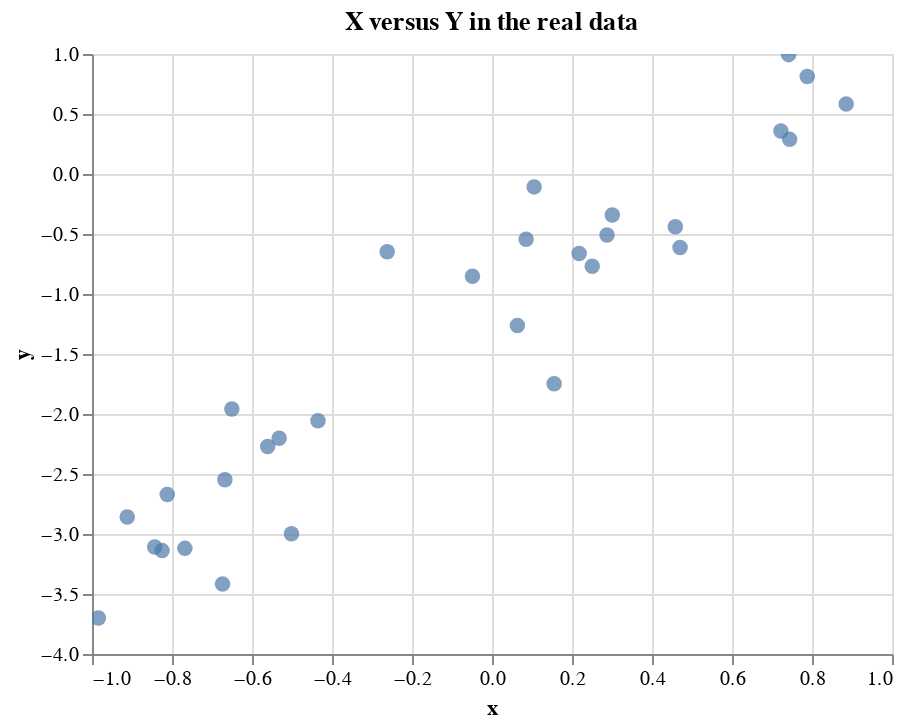

The cell this chart's notebook holds for it:
### Markdown cell above
## Motivating example
Throughout the post we will use a motivating problem to show what we mean.
Assume we have collected $N$ data points $(x_n, y_n), n\le N$ where $x_n \in R^2$ is a two dimensional vector, and $y_n \in R^1$ is a one dimensional response.
We generate the data using a very simple "neural net":
$$y_n = \beta_0 + \beta x_n + N(0,\sigma)$$

where $\beta_0$, $\beta$ and $\sigma$ are the parameters of the model. 
We will collect all three parameters in the parameter $\theta := \{ \beta_0, \beta, \sigma \}$ just to make it easier to write.

We can see that given both the input data $x_n$ and the parameters $\theta$ y_n is actually normally distributed.
That is what we call the likelihood function:

$$ P(D|\theta) = \prod_{n=1}^N P(y_n | \theta, x_n) = \prod_{n=1}^N N(\beta_0 + \beta x_n ,\sigma)$$

Let us generate a dataset with $\beta_0 = -1$, $\beta = 2.0$ and $\sigma = 0.1$:

### Code cell
N = 30
beta0 = torch.tensor([-1.0])
beta_true = torch.tensor([2.0])
sigma_true = torch.tensor([0.5])

X = dist.Uniform(-1,1).sample((N,))
Y = beta0 + X *beta_true + sigma_true*torch.normal(0,1, (N,))
data = {'x' : X,'y' : Y}

(
    alt.Chart(pd.DataFrame(data)).mark_circle(size=60)
    .encode(
        x='x',
        y='y')
    .properties(title="X versus Y in the real data")
    .interactive()
)

### Figure 1 — Vega-Lite specification as saved in the notebook (floating-point values rounded to 4 significant figures)
{"config": {"view": {"continuousWidth": 400, "continuousHeight": 300}}, "data": {"name": "data-e47422c869af525c5f1721cea6b0bb88"}, "mark": {"type": "circle", "size": 60}, "encoding": {"x": {"type": "quantitative", "field": "x"}, "y": {"type": "quantitative", "field": "y"}}, "selection": {"selector001": {"type": "interval", "bind": "scales", "encodings": ["x", "y"]}}, "title": "X versus Y in the real data", "$schema": "https://vega.github.io/schema/vega-lite/v4.8.1.json", "datasets": {"data-e47422c869af525c5f1721cea6b0bb88": [{"x": -0.8119, "y": -2.672}, {"x": 0.2179, "y": -0.6624}, {"x": -0.435, "y": -2.056}, {"x": 0.7441, "y": 0.2887}, {"x": 0.2506, "y": -0.7687}, {"x": -0.5608, "y": -2.271}, {"x": 0.7881, "y": 0.8128}, {"x": 0.8855, "y": 0.5838}, {"x": -0.9119, "y": -2.858}, {"x": -0.6736, "y": -3.417}, {"x": 0.7415, "y": 0.9946}, {"x": 0.4583, "y": -0.4393}, {"x": 0.7222, "y": 0.3577}, {"x": 0.2874, "y": -0.5089}, {"x": -0.6678, "y": -2.547}, {"x": -0.5321, "y": -2.202}, {"x": -0.04882, "y": -0.8526}, {"x": -0.6504, "y": -1.958}, {"x": 0.0635, "y": -1.262}, {"x": 0.3007, "y": -0.3423}, {"x": 0.1053, "y": -0.1074}, {"x": -0.8248, "y": -3.139}, {"x": -0.9841, "y": -3.7}, {"x": 0.1553, "y": -1.748}, {"x": -0.5013, "y": -2.998}, {"x": -0.7678, "y": -3.12}, {"x": 0.4702, "y": -0.6117}, {"x": -0.262, "y": -0.6474}, {"x": 0.08528, "y": -0.5446}, {"x": -0.8432, "y": -3.108}]}}
